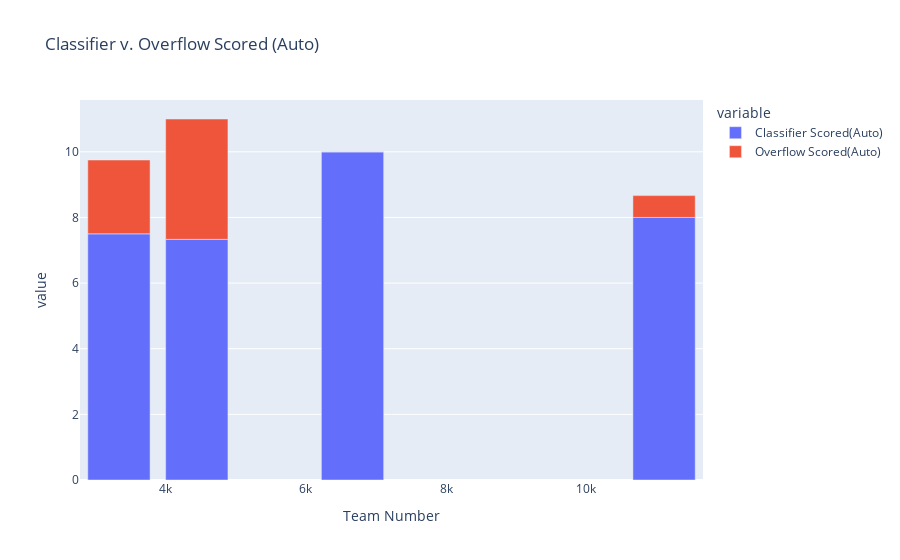

The code cell stored with this chart in its notebook:
### Code cell
fig = px.bar(avg, y= ["Classifier Scored(Auto)", "Overflow Scored(Auto)"], title="Classifier v. Overflow Scored (Auto)")
fig.show()

### Figure 1 — Plotly figure (JSON) as saved in the notebook; plotly's stock layout.template omitted (floating-point values rounded to 4 significant figures)
{"data": [{"hovertemplate": "variable=Classifier Scored(Auto)<br>Team Number=%{x}<br>value=%{y}<extra></extra>", "legendgroup": "Classifier Scored(Auto)", "marker": {"color": "#636efa", "pattern": {"shape": ""}}, "name": "Classifier Scored(Auto)", "orientation": "v", "showlegend": true, "textposition": "auto", "type": "bar", "x": [3333, 4444, 6666, 11111], "xaxis": "x", "y": [7.5, 7.333, 10.0, 8.0], "yaxis": "y"}, {"hovertemplate": "variable=Overflow Scored(Auto)<br>Team Number=%{x}<br>value=%{y}<extra></extra>", "legendgroup": "Overflow Scored(Auto)", "marker": {"color": "#EF553B", "pattern": {"shape": ""}}, "name": "Overflow Scored(Auto)", "orientation": "v", "showlegend": true, "textposition": "auto", "type": "bar", "x": [3333, 4444, 6666, 11111], "xaxis": "x", "y": [2.25, 3.667, 0.0, 0.6667], "yaxis": "y"}], "layout": {"barmode": "relative", "legend": {"title": {"text": "variable"}, "tracegroupgap": 0}, "title": {"text": "Classifier v. Overflow Scored (Auto)"}, "xaxis": {"anchor": "y", "domain": [0, 1], "title": {"text": "Team Number"}}, "yaxis": {"anchor": "x", "domain": [0, 1], "title": {"text": "value"}}}}
